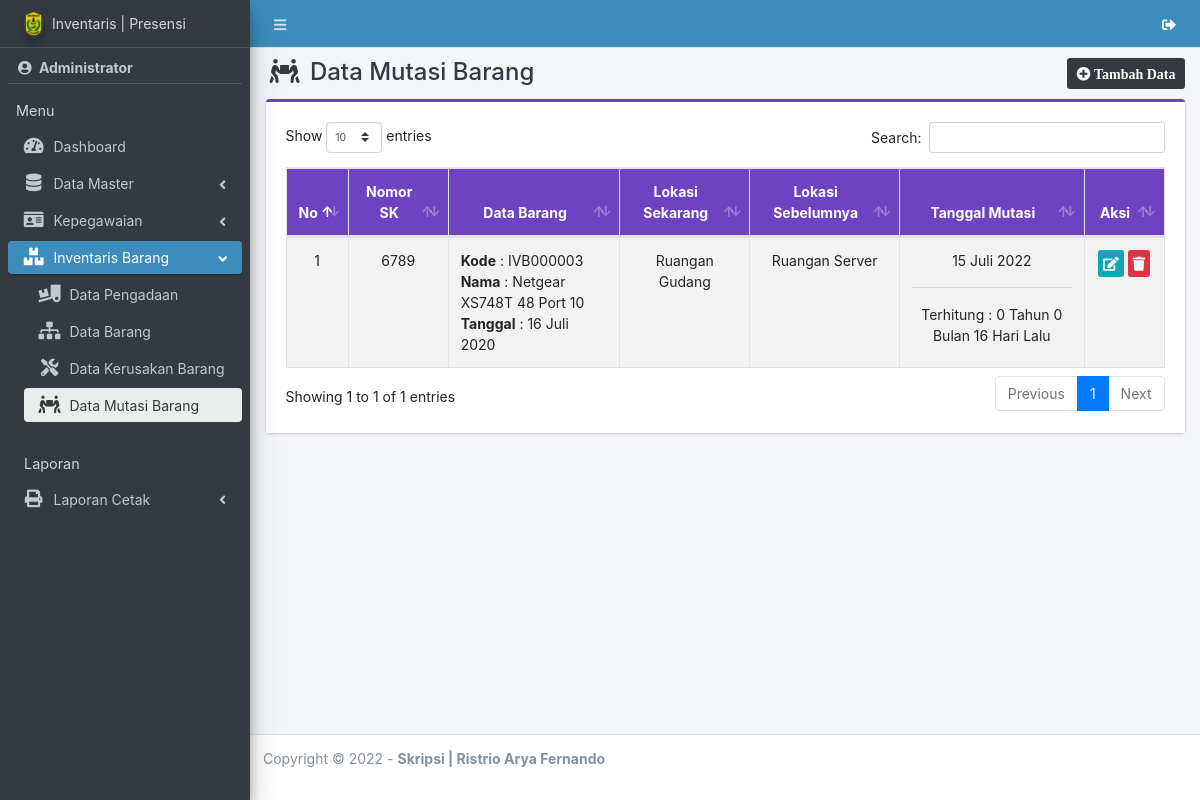
The app's page /admin/mutasi/index.php (signed in), older data.
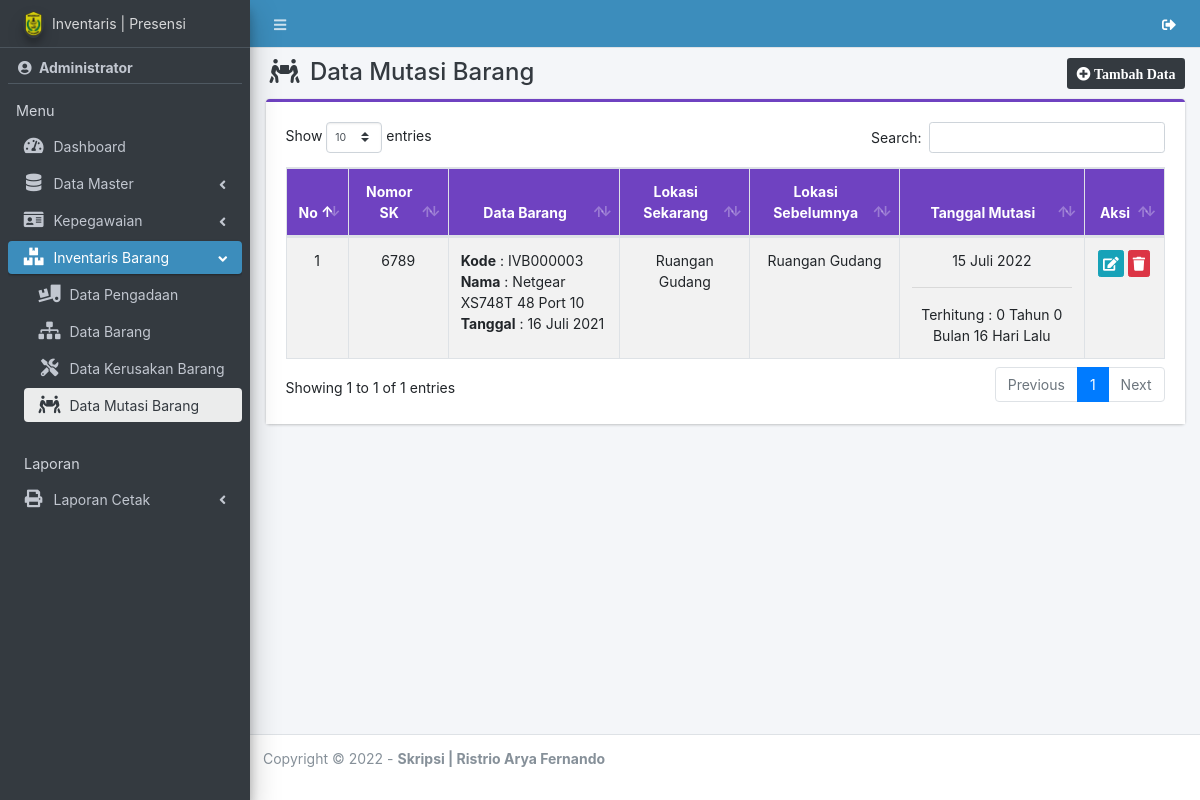
The same page, newer data.
### tables this page shows
CREATE TABLE `mutasi` (
  `id_mutasi` int(11) NOT NULL,
  `no_surat` varchar(20) NOT NULL,
  `id_barang` int(11) NOT NULL,
  `id_ruangan` int(11) NOT NULL,
  `id_ruangan_old` int(11) NOT NULL,
  `tgl_mutasi` date NOT NULL
);

CREATE TABLE `pengadaan` (
  `id_pengadaan` int(11) NOT NULL,
  `kd_pengadaan` varchar(20) NOT NULL,
  `nm_barang` varchar(50) NOT NULL,
  `satuan` varchar(20) NOT NULL,
  `tgl_pengadaan` date NOT NULL,
  `sumber_dana` varchar(50) NOT NULL
);

CREATE TABLE `ruangan` (
  `id_ruangan` int(11) NOT NULL,
  `nm_ruangan` varchar(50) NOT NULL
);

CREATE TABLE `barang` (
  `id_barang` int(11) NOT NULL,
  `id_pengadaan` int(11) NOT NULL,
  `id_ruangan` int(11) DEFAULT NULL,
  `status` char(1) DEFAULT NULL
);

### app/config.php (called while the page is built, shortened)
<?php
function tgl($tanggal)
{
  $bulan = array(
    1 =>   'Januari',
    'Februari',
    'Maret',
    'April',
    'Mei',
    'Juni',
    'Juli',
    'Agustus',
    'September',
    'Oktober',
    'November',
    'Desember'
  );
  $pecahkan = explode('-', $tanggal);
  return $pecahkan[2] . ' ' . $bulan[(int) $pecahkan[1]] . ' ' . $pecahkan[0];
}

### admin/mutasi/index.php (the view, shortened to what the changed rows need)
<?php
require '../../app/config.php';
include_once '../../template/header.php';
?>
<div class="content-wrapper">
    <section class="content">
        <div class="container-fluid">
            <div class="row">
                <div class="col-md-12">
                    <div class="card card-purple card-outline">
                        <div class="card-body" style="background-color: white;">
                            <div class="table-responsive">
                                <table id="example1" class="table table-bordered table-striped dataTable">
                                    <thead class="bg-purple">
                                        <tr align="center">
                                            <th>No</th>
                                            <th>Nomor SK</th>
                                            <th>Data Barang</th>
                                            <th>Lokasi Sekarang</th>
                                            <th>Lokasi Sebelumnya</th>
                                            <th>Tanggal Mutasi</th>
                                            <th>Aksi</th>
                                        </tr>
                                    </thead>
                                    <tbody>
                                        <?php
                                        $no = 1;
                                        $data = $con->query("SELECT * FROM mutasi a JOIN barang b ON a.id_barang = b.id_barang JOIN pengadaan c ON b.id_pengadaan = c.id_pengadaan JOIN ruangan d ON a.id_ruangan = d.id_ruangan ORDER BY tgl_mutasi DESC");
                                        while ($row = $data->fetch_array()) {
                                            $tgl = new DateTime($row['tgl_mutasi']);
                                            $today = new DateTime('today');
                                            $y = $today->diff($tgl)->y;
                                            $m = $today->diff($tgl)->m;
                                            $d = $today->diff($tgl)->d;
                                        ?>
                                            <tr>
                                                <td align="center" width="5%"><?= $no++ ?></td>
                                                <td align="center"><?= $row['no_surat'] ?></td>
                                                <td>
                                                    <b>Kode</b> : <?= $row['kd_pengadaan'] ?><br>
                                                    <b>Nama</b> : <?= $row['nm_barang'] ?><br>
                                                    <b>Tanggal</b> : <?= tgl($row['tgl_pengadaan']) ?>
                                                </td>
                                                <td align="center">Ruangan <?= $row['nm_ruangan'] ?></td>
                                                <td align="center">
                                                    <?php $r = $con->query("SELECT * FROM ruangan WHERE id_ruangan = '$row[id_ruangan_old]' ")->fetch_array();
                                                    echo 'Ruangan ' . $r['nm_ruangan'];
                                                    ?>
                                                </td>
                                                <td align="center">
                                                    <?= tgl($row['tgl_mutasi']) ?>
                                                    <hr>
                                                    Terhitung : <?= $y . " Tahun " . $m . " Bulan " . $d . " Hari" ?> Lalu
                                                </td>
                                                <td align="center" width="9%">
                                                    <a href="edit?id=<?= $row[0] ?>" class="btn btn-info btn-xs" title="Edit"><i class="fa fa-edit"></i></a>
                                                    <a href="hapus?id=<?= $row[0] ?>" class="btn btn-danger btn-xs alert-hapus" title="Hapus"><i class="fa fa-trash"></i> </a>
                                                </td>
                                            </tr>
                                        <?php } ?>
                                    </tbody>
                                </table>
                            </div>
                        </div>
                    </div>
                </div>
            </div>
        </div>
    </section>
</div>
<?php
include_once '../../template/footer.php';
?>

Row changes from the older to the newer data that the page shows:
changed mutasi "IVB000003": pengadaan.tgl_pengadaan "16 Juli 2020" → "16 Juli 2021"; id_ruangan.nm_ruangan "Server" → "Gudang"
